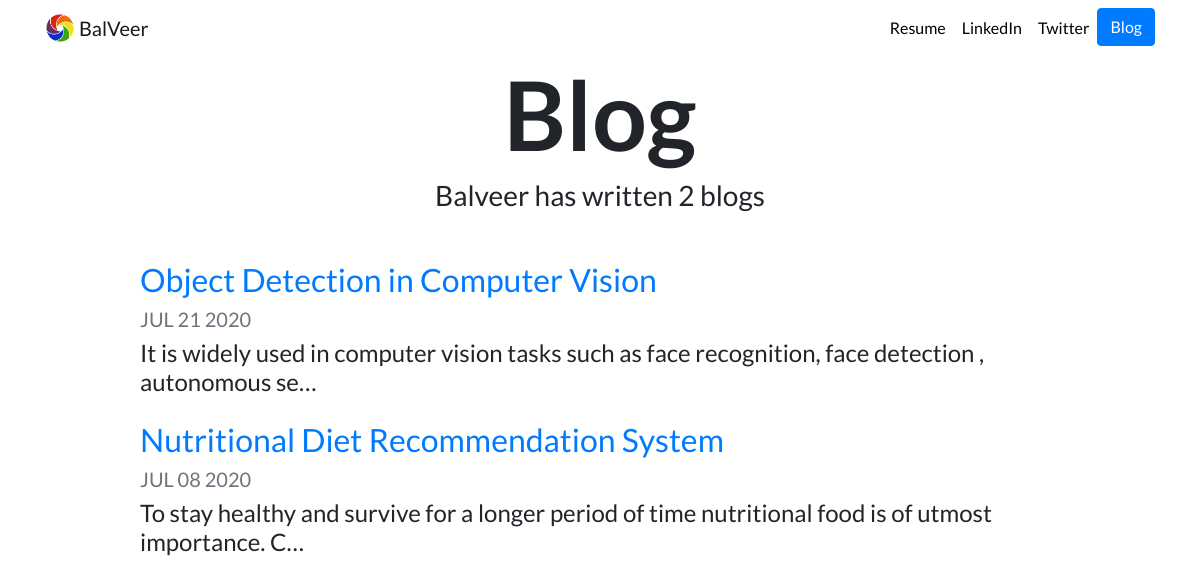
Screenshot of /blog/ with the database file from the repository.
### blog/models.py (models this page shows, shortened)
class Blog(models.Model):
    title = models.CharField(max_length=200)
    body = models.TextField()
    date = models.DateField()

### blog/views.py (the view)
# urls.py: path('',views.all_blogs,name='all_blogs'),
def all_blogs(request):
     blogs = Blog.objects.order_by('-date')
     return render(request,'blog/all_blogs.html',{'blogs': blogs})

### blog/templates/blog/all_blogs.html
{% extends "portfolio/base.html" %}
{% load static %}
{% block content %}
<h1 id="blogtitle" class="font-weight-bold text-center">Blog</h1>
<h3 class="text-center mb-5">Balveer has written {{ blogs.count }} blog{{ blogs.count|pluralize }}</h3>
{% for blog in blogs %}
<div class="row justify-content-center my-3">
  <div class="col-md-10">
    <a href="{% url 'blog:detail' blog.id %}">
      <h2>{{ blog.title }}</h2>
    </a>
    <h5 class="text-muted">{{ blog.date|date:'M d Y'|upper }}</h5>
    <h4>{{ blog.body|striptags|truncatechars:100 }}</h4>
  </div>
</div>
{% endfor %}
{% endblock %}

### portfolio/static/portfolio/custom.css (style rules this page uses)
body { font-family: 'Lato', sans-serif; }
#blogtitle { font-size: 6rem; }

### rows the page displays
Blog: title "Object Detection in Computer Vision", date "JUL 21 2020", body "It is widely used in computer vision tasks such as face recognition, face detection , autonomous se…"
Blog: title "Nutritional Diet Recommendation System", date "JUL 08 2020", body "To stay healthy and survive for a longer period of time nutritional food is of utmost importance. C…"

### other values shown
{{ blogs.count }} "2"
